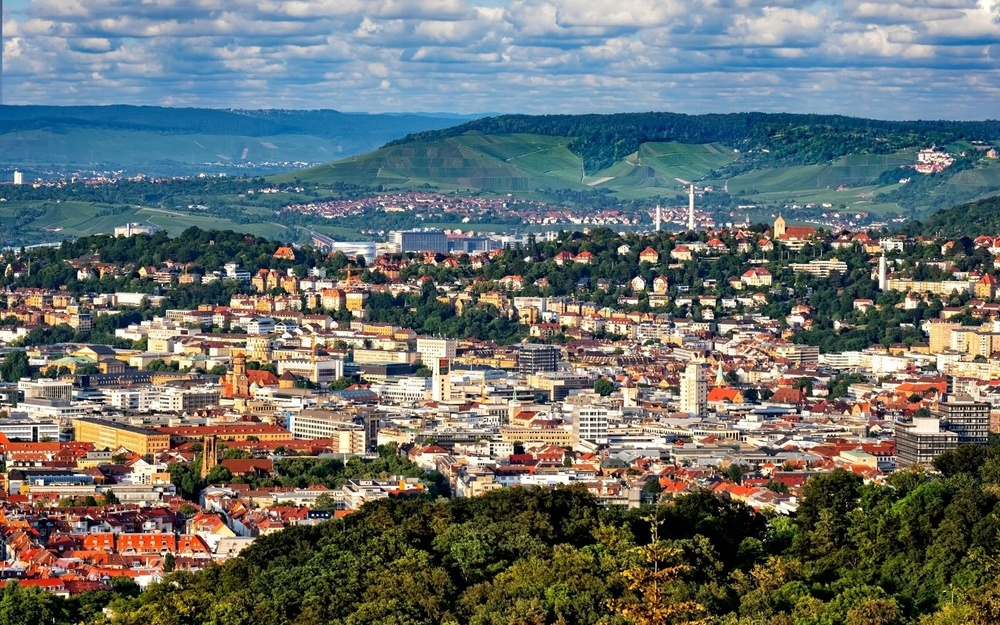
#> input picture MP2-SIFT-Detector/images/Stuttgart-Germany.jpg, 1000 x 625 px, shrunk from 1600 x 1000 before the run; its folder holds only this picture in this run
$ jupyter execute mrowiec3_a2.ipynb
#> lines starting #> are read from the running program, lines starting #| are printed output that depends on the picture
# Assignment 2: Scale-Space Blob Detection

### The goal of this assignment is to implement a Laplacian blob detector

Noel Mrowiec
10/1/2024
mrowiec3

[cell 1]
# Libraries you will find useful
import numpy as np
import matplotlib.pyplot as plt
import os
import time
from PIL import Image, ImageOps
# for applying the Laplacian filter
from scipy.ndimage.filters import gaussian_laplace, maximum_filter

[cell 2]
# Function to globally normalize a 2D array to the range [0, 1]
def normalize(data):
    return (data - data.min()) / (data.max() - data.min())

[cell 3]
# load each image
dir_path = "images/"
images = []     #color images
filenames = []
for filename in os.listdir(dir_path):
    if filename.endswith('.jpg'):
        filenames.append(filename)
        img_path = os.path.join(dir_path, filename)
        img = Image.open(img_path)
#> img is the input picture: PIL image 1000x625 RGB; mean R, G, B 105.9, 112.3, 109.9
        #img.show()  # This will display the image

        # convert images to grayscale
        img_gs = ImageOps.grayscale(img)
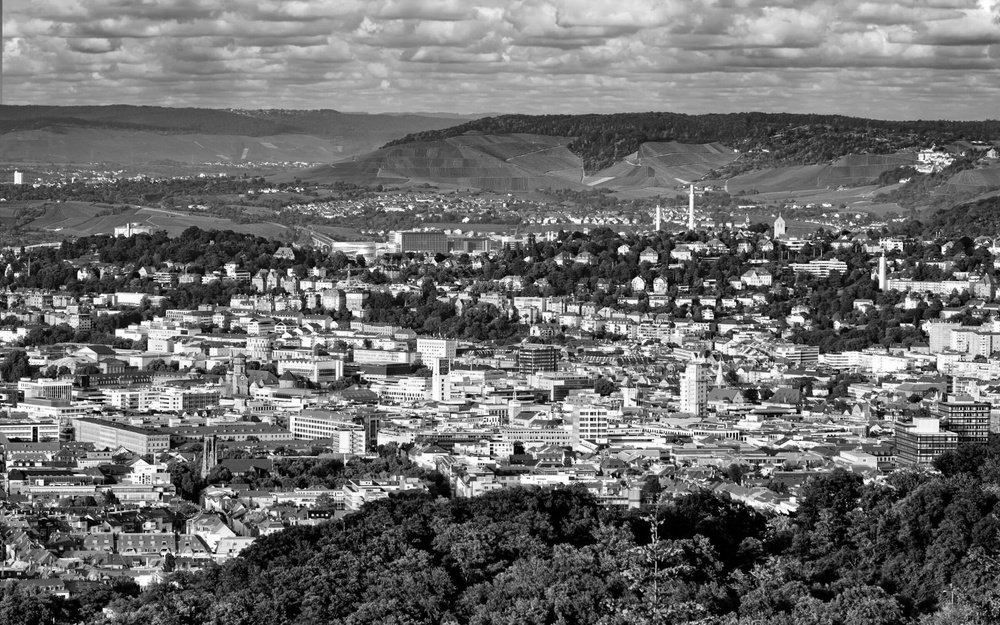
#> img_gs: PIL image 1000x625 L; min 0, max 255, mean 110.1
        #img_gs.show()
        img_gs = np.array(img_gs).astype(float)
#> img_gs: shape (625, 1000) float64
        img_gs = normalize(img_gs)
        images.append(img_gs)


print(f"Loaded {len(images)} images")
#| Loaded 1 images

[cell 4]
def laplacian_gaussian_scale_norm(image, sigmas):
    scale_space = np.empty((image.shape[0],image.shape[1], len(sigmas)))

    for k, sigma in enumerate(sigmas):
        #sigma = get_sigma(k)
        lap_gaus = gaussian_laplace(image, sigma, mode='nearest')
        scale_norm_LoG = (sigma ** 2) * lap_gaus                           #scale normalized
        scale_space[:,:,k] = scale_norm_LoG

    return scale_space

[cell 5]
def non_max_suppression_3d(scale_space, sigmas, window_size = 5):

    # Non-maximum suppression in 3D
    footprint = np.ones((window_size, window_size, len(sigmas)))
    local_maxima = (scale_space == maximum_filter(scale_space, footprint=footprint))

    return local_maxima

[cell 6]
def get_maxima_coords(scale_space, local_maxima, threshold):
    """
    returns: a list of coordinates of local maxima (x,y,sigma)
    """
    # Get coordinates of the local maxima
    coordinates = np.argwhere(local_maxima)

    x_coords, y_coords, z_coords = [], [], []
    # Filter coordinates by the threshold

    #source: Copilot
    for coord in coordinates:
        if scale_space[tuple(coord)] > threshold:
            h, w, d = coord
            x_coords.append(int(w))
            y_coords.append(int(h))
            z_coords.append(int(d))


    return [x_coords, y_coords, z_coords]

[cell 7]
# constant
sqt_2 = 2**(1/2)
type(sqt_2)

[cell 8]
# "inefficient" implementation
# changing sigma
SIGMAS = [2,4,8,16,32]
coordinates_per_image_ineff = []

for i, image in enumerate(images):
    start_time = time.time()

    lap_of_gauss = laplacian_gaussian_scale_norm(image, SIGMAS)
    #take absolute value
    lap_of_gauss = np.abs(lap_of_gauss)

    #threshold scale space
    threshold = np.percentile(lap_of_gauss, 78)

    #3D non-maximum suppression
    WINDOW_SIZE = 5
    local_maxima = non_max_suppression_3d(lap_of_gauss, SIGMAS, WINDOW_SIZE)
    coordinates = get_maxima_coords(lap_of_gauss, local_maxima, threshold)
    coordinates_per_image_ineff.append(coordinates)

    end_time = time.time()
    elapsed_time = (end_time - start_time)
    print(f"Image name: {filenames[i]}")
    print(f"Elapsed time: {round(elapsed_time, 2)} seconds")
#> this loop made 1 pass
#> (threshold, WINDOW_SIZE, elapsed_time) on pass 1: (0.076, 5, 0.486)
#| Image name: Stuttgart-Germany.jpg
#| Elapsed time: 0.49 seconds
#> after the loop, coordinates_per_image_ineff = 1 item

[cell 9]
from skimage.transform import resize

[cell 10]
import scipy.ndimage

[cell 11]
# "efficient" implementation
#changing image size
IMAGE_SCALES = [2,4,8,16,32]
coordinates_per_image_eff = []


for i, image in enumerate(images):
    start_time = time.time()

    scale_space = np.empty((image.shape[0],image.shape[1], len(IMAGE_SCALES)))
    #do image scale
    for k, scale in enumerate(IMAGE_SCALES):

        downsampled_image = scipy.ndimage.zoom(image, 1 / scale)

        # Compute Laplacian of Gaussian
        sigma = 1.4  # Standard deviation for LoG filter
        laplacian_response = np.abs(gaussian_laplace(downsampled_image, sigma))


        zoom_factor = (image.shape[0] / laplacian_response.shape[0], image.shape[1] / laplacian_response.shape[1])
        zoomed_image = scipy.ndimage.zoom(laplacian_response, zoom_factor)
        #end test


        scale_space[:,:,k] = zoomed_image


    #now scale_space has all image with LoG
    scale_space = np.abs(scale_space)

    #find threshold scale space
    threshold = np.percentile(scale_space, 76)

    #3D non-maximum suppression
    WINDOW_SIZE = 5
    local_maxima = non_max_suppression_3d(scale_space, IMAGE_SCALES, WINDOW_SIZE)
    coordinates = get_maxima_coords(scale_space, local_maxima, threshold)
    coordinates_per_image_eff.append(coordinates)

    end_time = time.time()
    elapsed_time = (end_time - start_time)
    print(f"Image name: {filenames[i]}")
    print(f"Elapsed time: {round(elapsed_time, 2)} seconds")
#> this loop made 1 pass
#> (threshold, WINDOW_SIZE, elapsed_time) on pass 1: (0.0424, 5, 0.337)
#| Image name: Stuttgart-Germany.jpg
#| Elapsed time: 0.34 seconds
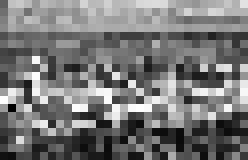
#> downsampled_image: shape (20, 31) float64 (shown 8 times larger); min -0.043, max 0.994, mean 0.441; drawn with min black and max white
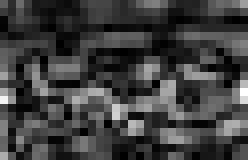
#> laplacian_response: shape (20, 31) float64 (shown 8 times larger); min 0.000106, max 0.13, mean 0.0324; drawn with min black and max white
#> after the loop, coordinates_per_image_eff = 1 item

[cell 12]
#Create output directory
directory_name = "OutputImages/"

#save images
if not os.path.isdir(directory_name):
    # Create the directory
    os.mkdir(directory_name)
else:
    print("Directory already exist")

[cell 13]
# filtering the image (two implementations)
# one that increases filter size, and one that downsamples the image
# For timing, use time.time()


# To display the detected regions as circle
from matplotlib.patches import Circle
def show_all_circles(image, cx, cy, rad, filename, color='r'):
    """
    image: numpy array, representing the grayscsale image
    cx, cy: numpy arrays or lists, centers of the detected blobs
    filename: string of filename
    rad: numpy array or list, radius of the detected blobs
    """
    fig, ax = plt.subplots()
    ax.set_aspect('equal')
    ax.imshow(image, cmap='gray')
    for x, y, r in zip(cx, cy, rad):
        circ = Circle((x, y), r, color=color, fill=False)
        ax.add_patch(circ)

    plt.title('%i circles' % len(cy))

    plt.show()
    plt.imsave(directory_name + filename, image, cmap='gray')

[cell 14]
print(f"image size {images[0].shape}")
#| image size (625, 1000)
print(f"num of images {len(coordinates_per_image_ineff)}")
#| num of images 1

for i, coords in enumerate(coordinates_per_image_ineff):

    cx, cy, cz = coords
    sigmas = np.array([SIGMAS[z] for z in cz])
    radii = sigmas * sqt_2
    radii = radii.tolist()

    show_all_circles(images[i], cx, cy, radii, "ineff_"+filenames[i])
#> this loop made 1 pass
#> pass 1, in show_all_circles, `plt.show()`:
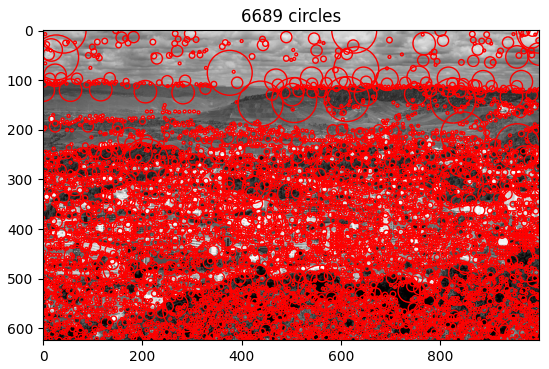
#> figure drawn by matplotlib, 1 panel

[cell 15]
#scaled images

print(f"image size {images[0].shape}")
#| image size (625, 1000)
print(f"num of images {len(coordinates_per_image_eff)}")
#| num of images 1

for i, coords in enumerate(coordinates_per_image_eff):

    cx, cy, cz = coords
    sigmas = np.array([IMAGE_SCALES[z] for z in cz])
    radii = sigmas * sqt_2
    radii = radii.tolist()

    print(f"x :{type(cx[0])}, y {type(cy[0])}, radii {type(radii[0])}")
    show_all_circles(images[i], cx, cy, radii, "ineff_"+filenames[i])
#> this loop made 1 pass
#| x :<class 'int'>, y <class 'int'>, radii <class 'float'>
#> pass 1, in show_all_circles (call 2), `plt.show()`:
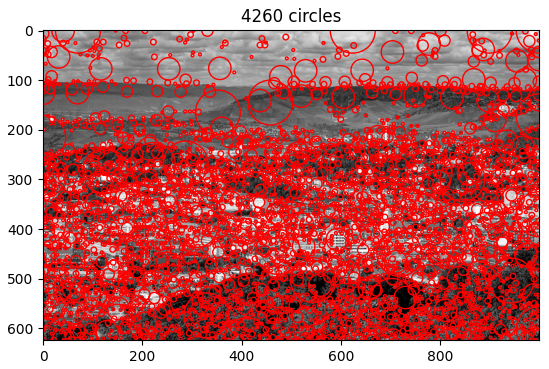
#> figure drawn by matplotlib, 1 panel

$ run again, on MP2-SIFT-Detector/images/sunflowers.jpg
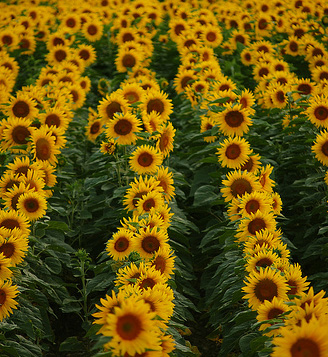
#> input picture MP2-SIFT-Detector/images/sunflowers.jpg, 328 x 357 px
#> img is the input picture: PIL image 328x357 RGB; mean R, G, B 104.4, 83.8, 10.8
#> in normalize, `return (data - data.min()) / (data.max() - data.min())`:
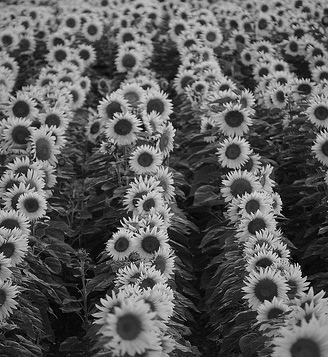
#> returned value: shape (357, 328) float64; min 0, max 1, mean 0.361
#| Loaded 1 images
#> the loop `for i, image in enumerate(images):` made 1 pass
#> (threshold, WINDOW_SIZE, elapsed_time) on pass 1: (0.0894, 5, 0.0898)
#> (printed output is left out)
#> after the loop `for i, image in enumerate(images):`: coordinates_per_image_ineff = 1 item
#> the loop `for i, image in enumerate(images):` made 1 pass
#> (threshold, WINDOW_SIZE, elapsed_time) on pass 1: (0.0418, 5, 0.0617)
#> (printed output is left out)
#| image size (357, 328)
#| num of images 1
#> the loop `for i, coords in enumerate(coordinates_per_image_ineff): ` made 1 pass
#| image size (357, 328)
#| num of images 1
#> the loop `for i, coords in enumerate(coordinates_per_image_eff): ` made 1 pass
#| x :<class 'int'>, y <class 'int'>, radii <class 'float'>
#> pass 1, in show_all_circles (call 2), `plt.show()`:
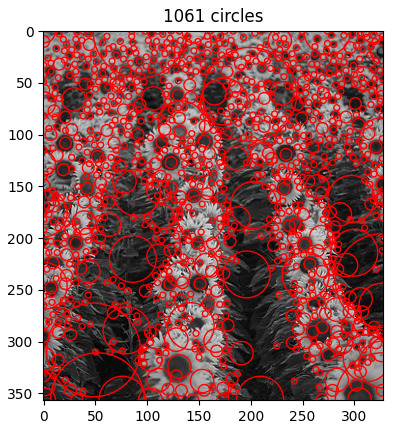
#> figure drawn by matplotlib, 1 panel

$ run again, on MP2-SIFT-Detector/images/suttgart-schollplatz.jpg
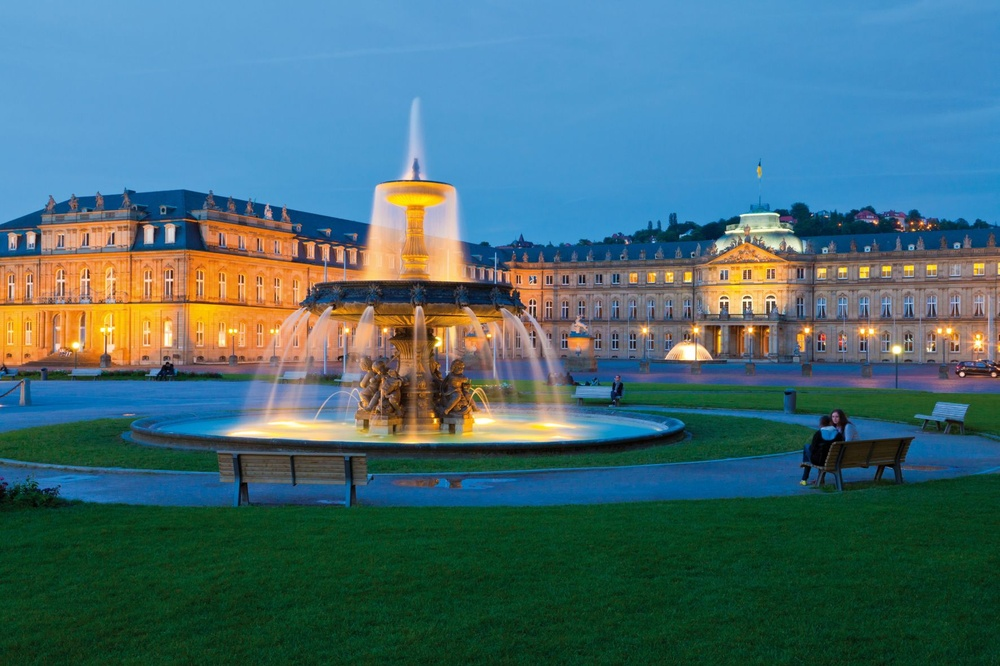
#> input picture MP2-SIFT-Detector/images/suttgart-schollplatz.jpg, 1000 x 666 px, shrunk from 1772 x 1181 before the run
#> img is the input picture: PIL image 1000x666 RGB; mean R, G, B 70.5, 108.8, 116.3
#> `img_gs = ImageOps.grayscale(img)`:
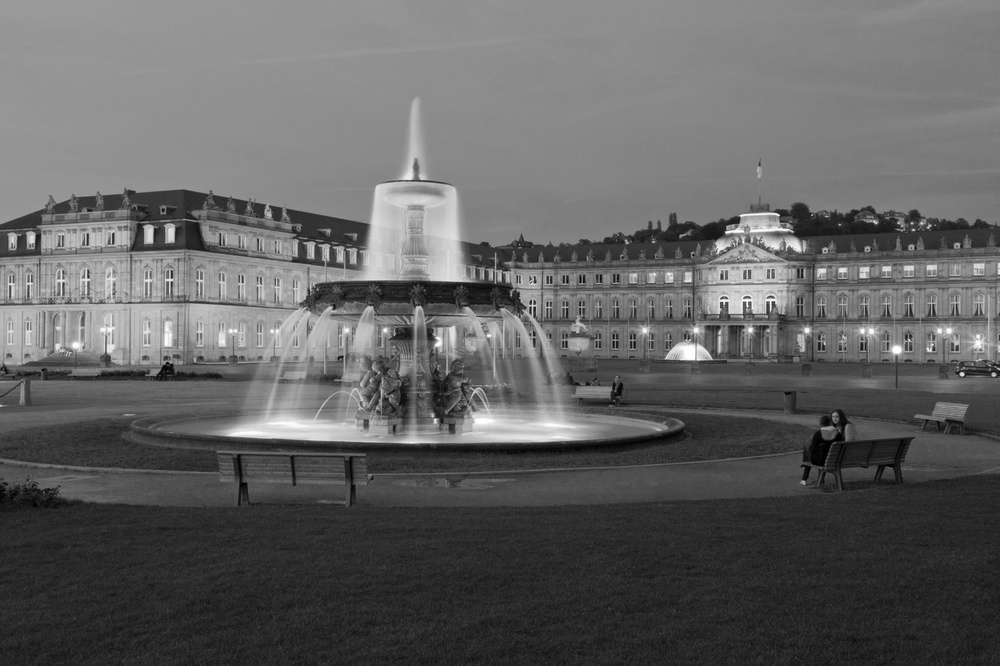
#> img_gs: PIL image 1000x666 L; min 0, max 255, mean 98.2
#| Loaded 1 images
#> the loop `for i, image in enumerate(images):` made 1 pass
#> (threshold, WINDOW_SIZE, elapsed_time) on pass 1: (0.0338, 5, 0.544)
#> (printed output is left out)
#> after the loop `for i, image in enumerate(images):`: coordinates_per_image_ineff = 1 item
#> the loop `for i, image in enumerate(images):` made 1 pass
#> (threshold, WINDOW_SIZE, elapsed_time) on pass 1: (0.0185, 5, 0.357)
#> (printed output is left out)
#| image size (666, 1000)
#| num of images 1
#> the loop `for i, coords in enumerate(coordinates_per_image_ineff): ` made 1 pass
#| image size (666, 1000)
#| num of images 1
#> the loop `for i, coords in enumerate(coordinates_per_image_eff): ` made 1 pass
#| x :<class 'int'>, y <class 'int'>, radii <class 'float'>
#> pass 1, in show_all_circles (call 2), `plt.show()`:
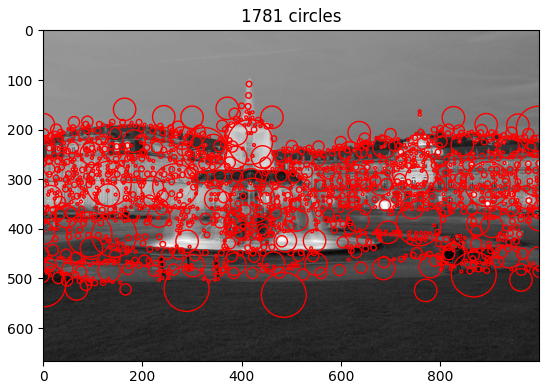
#> figure drawn by matplotlib, 1 panel

$ run again, on MP2-SIFT-Detector/images/butterfly.jpg
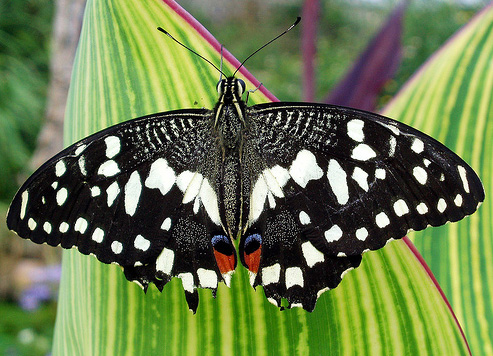
#> input picture MP2-SIFT-Detector/images/butterfly.jpg, 493 x 356 px
#> img is the input picture: PIL image 493x356 RGB; mean R, G, B 106.9, 123.5, 76.9
#> `img_gs = ImageOps.grayscale(img)`:
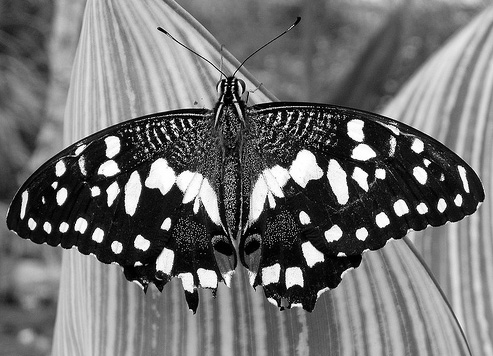
#> img_gs: PIL image 493x356 L; min 0, max 255, mean 113.3
#| Loaded 1 images
#> the loop `for i, image in enumerate(images):` made 1 pass
#> (threshold, WINDOW_SIZE, elapsed_time) on pass 1: (0.0955, 5, 0.128)
#> (printed output is left out)
#> after the loop `for i, image in enumerate(images):`: coordinates_per_image_ineff = 1 item
#> the loop `for i, image in enumerate(images):` made 1 pass
#> (threshold, WINDOW_SIZE, elapsed_time) on pass 1: (0.0545, 5, 0.0917)
#> (printed output is left out)
#| image size (356, 493)
#| num of images 1
#> the loop `for i, coords in enumerate(coordinates_per_image_ineff): ` made 1 pass
#| image size (356, 493)
#| num of images 1
#> the loop `for i, coords in enumerate(coordinates_per_image_eff): ` made 1 pass
#| x :<class 'int'>, y <class 'int'>, radii <class 'float'>
#> pass 1, in show_all_circles (call 2), `plt.show()`:
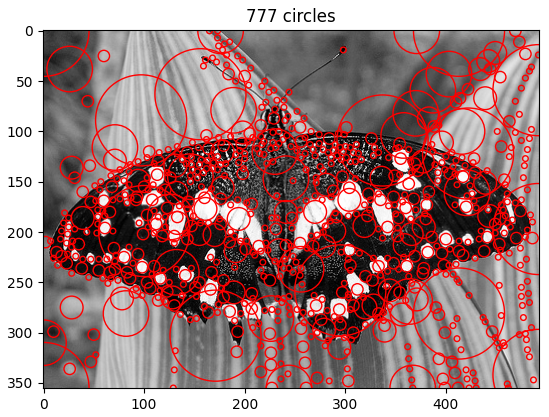
#> figure drawn by matplotlib, 1 panel
